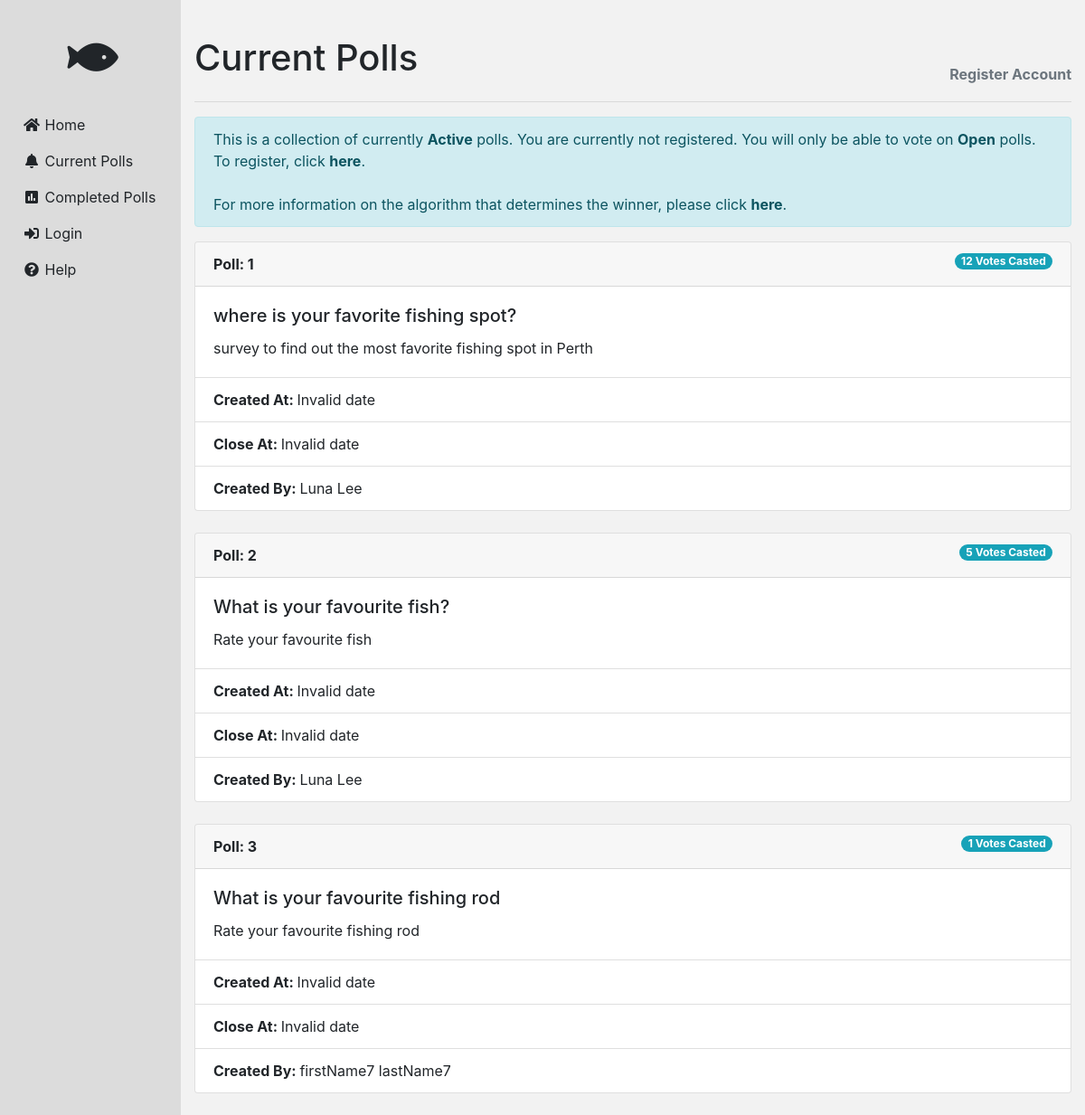
Page /current on the committed database.
### app/models.py (models this page shows, shortened)
class PaginatedAPIMixin(object):
    @staticmethod
    def to_collection_dict(query, page, per_page, endpoint, **kwargs):
        resources = query.paginate(page, per_page, False)
        data = {
            'items': [item.to_dict() for item in resources.items],
            '_meta': {
                'page': page,
                'per_page': per_page,
                'total_pages': resources.pages,
                'total_items': resources.total
            },
            '_links': {
                'self': url_for(endpoint, page=page, per_page=per_page,
                                **kwargs),
                'next': url_for(endpoint, page=page + 1, per_page=per_page,
                                **kwargs) if resources.has_next else None,
                'prev': url_for(endpoint, page=page - 1, per_page=per_page,
                                **kwargs) if resources.has_prev else None
            }
        }
        return data

class Poll(PaginatedAPIMixin, db.Model):
    __tablename__ = 'polls'
    __table_args__ = {'sqlite_autoincrement': True}
    pollId = db.Column(db.Integer, primary_key=True, autoincrement=True)
    title = db.Column(db.String(64), nullable=False, unique=True)
    description = db.Column(db.String(250))
    createdAt = db.Column(db.DateTime)
    lastModifiedAt = db.Column(db.DateTime)
    completedAt = db.Column(db.DateTime)
    orderCandidatesBy = db.Column(Enum('Desc', 'Acs', 'SpecialOrder'))
    minResponses = db.Column(db.Integer)
    openAt = db.Column(db.DateTime)
    closeAt = db.Column(db.DateTime)
    createdByUserId = db.Column(db.Integer, db.ForeignKey('users.userId'), nullable=False)
    isOpenPoll = db.Column(db.Boolean)
    isActive = db.Column(db.Boolean)
    class Candidate(db.Model):
        __tablename__ = 'candidates'
        __table_args__ = (
        db.UniqueConstraint('pollId', 'candidateDescription', name='unique_candidates'), {'sqlite_autoincrement': True})
        candidateId = db.Column(db.Integer, primary_key=True, autoincrement=True)
        candidateDescription = db.Column(db.String(128), nullable=False)
        displayOrder = db.Column(db.Integer)
        isActive = db.Column(db.Boolean)
        pollId = db.Column(db.Integer, db.ForeignKey('polls.pollId'), nullable=False)
    class Response(db.Model):
        __tablename__ = 'responses'
        __table_args__ = (db.UniqueConstraint('userId', 'pollId', 'candidateId', 'response', name='unique_resonses'),
                          {'sqlite_autoincrement': True})
        responseId = db.Column(db.Integer, primary_key=True, autoincrement=True)
        userId = db.Column(db.Integer, db.ForeignKey('users.userId'), nullable=False)
        pollId = db.Column(db.Integer, db.ForeignKey('polls.pollId'), nullable=False)
        candidateId = db.Column(db.Integer, db.ForeignKey('candidates.candidateId'), nullable=False)
        isActive = db.Column(db.Boolean)
        response = db.Column(db.Integer)
        createdAt = db.Column(db.DateTime)
    def howManyCandidates(self):
        if self.Candidate == None:
            return 0
        else:
            return len(self.Candidate)
    def howManyResponses(self):
        if self.Response == []:
            return 0
        elif self.Candidate == []:
            print('There is no candidate saved yet')
            return 0
        else:
            return int(len(self.Response) / self.howManyCandidates())
    def validate(self):
        if self.title and self.orderCandidatesBy and self.createdByUserId and self.howManyCandidates() > 0:
            return True
        else:
            return False
    def get_id(self):
        return (self.pollId)
    def to_dict(self):
        noCandidates = self.howManyCandidates()
        noResponses = self.howManyResponses()
        canlist = self.Candidate
        data = {
            'pollId': self.pollId,
            'title': self.title,
            'description': self.description,
            'createdAt': self.createdAt,
            'lastModifiedAt': self.lastModifiedAt,
            'completedAt': self.completedAt,
            'orderCandidatesBy': self.orderCandidatesBy,
            'minResponses': self.minResponses,
            'openAt': self.openAt,
            'closeAt': self.closeAt,
            'createdByUserId': self.createdByUserId,
            'isOpenPoll': self.isOpenPoll,
            'isActive': self.isActive,
            'noCandidates': noCandidates,
            'noResponses': noResponses,
            'candidates': [item.to_dict() for item in self.Candidate],
            'responses': [item.to_dict() for item in self.Response],
            'rawResult': self.get_rawResult(),
            'prefResult': self.get_prefResult()
        }
        return data
    def from_dict(self, data):
        for field in ['pollId', 'title', 'discription', 'lastModifiedAt', 'completedAt', 'orderCandidatesBy',
                      'minResponses', 'openAt', 'closeAt', 'createdByUserId', 'isOpenPoll', 'isActive']:
            if field in data:
                setattr(self, field, data[field])  ###############################################

class User(PaginatedAPIMixin, UserMixin, db.Model):
    __tablename__ = 'users'
    __table_args__ = {'sqlite_autoincrement': True}
    token = db.Column(db.String(32), index=True, unique=True)
    token_expiration = db.Column(db.DateTime)
    userId = db.Column(db.Integer, primary_key=True, autoincrement=True)
    firstName = db.Column(db.String(64), nullable=False)
    lastName = db.Column(db.String(64))
    username = db.Column(db.String(64), nullable=False, unique=True)
    pwdHash = db.Column(db.String(128))
    email = db.Column(db.String(128), nullable=False, unique=True)
    ad_street = db.Column(db.String(64))
    ad_suburb = db.Column(db.String(64))
    ad_state = db.Column(db.String(64))
    ad_country = db.Column(db.String(64), server_default="Australia")
    createdAt = db.Column(db.DateTime)
    lastModifiedAt = db.Column(db.DateTime)
    isActive = db.Column(db.Boolean)
    isAdmin = db.Column(db.Boolean)
    lastLogin = db.Column(db.DateTime)
    currentLogin = db.Column(db.DateTime)

### app/main/routes.py (the view)
@bp.route('/current', methods=['GET', 'POST'])
def current():
    polls=getCurrentPolls()
    users=getAllUsers()
    if current_user.is_authenticated:
        if current_user.isAdmin:
            polls=getCurrentPolls(isAdmin=True)
            users=getAllUsers()
            return render_template("current.html", title='Current Polls', polls=polls, users=users)
    return render_template("current.html", title='Current Polls', polls=polls, users=users)

### app/controllers.py (called while the page is built)
def getAllUsers():
    user = User.query.all()
    return user

def getCurrentPolls(isAdmin=False):
    if isAdmin:
        poll=Poll.query.filter_by(completedAt=None).all()
        noPoll=len(poll)
        for index in range(noPoll):
            poll[index].Candidate=Poll.Candidate.query.filter_by(pollId=poll[index].pollId).all()
            poll[index].Response=Poll.Response.query.filter_by(pollId=poll[index].pollId).all()
        return poll
    else:
        poll=Poll.query.filter_by(completedAt=None).filter_by(isActive=1).all()
        noPoll=len(poll)
        for index in range(noPoll):
            poll[index].Candidate=Poll.Candidate.query.filter_by(pollId=poll[index].pollId).all()
            poll[index].Response=Poll.Response.query.filter_by(pollId=poll[index].pollId).all()
        return poll

### app/templates/current.html (shortened to what this page needs)
{% extends "base.html" %}
{% block content %}
  <div class="alert alert-info" role="alert">
    This is a collection of currently <strong>Active</strong> polls.
    {% if current_user.is_anonymous %}
      You are currently not registered. You will only be able to vote on <strong>Open</strong> polls.
      To register, click <a style="color: #0c5460" href="{{ url_for('main.register') }}"><strong>here</strong></a>. <br>
      <br>For more information on the algorithm that determines the winner, please click
      <a style="color: #0c5460" href="{{ url_for('main.help') }}"><strong>here</strong></a>.
    {% else %}
      Click the <strong><i class="fa-fw fa fa-envelope"></i> Vote</strong> button to vote on a poll. <br> <br> For more
      information on the algorithm that determines the winner,
      please click <a style="color: #0c5460" href="{{ url_for('main.help') }}"><strong>here</strong></a>.
    {% endif %}
  </div>
  {% for poll in polls %}
    {% if poll.isActive %}
      <div class="card">
        <div class="card-header">
          <strong>Poll: {{ poll.get_id() }}</strong>
          <span style="float:right"
                class="badge badge-pill badge-info">{{ poll.howManyResponses() }} Votes Casted</span>
        </div>
        <div class="card-body">
          <h5 class="card-title">
            {{ poll.title }}
          </h5>
          {{ poll.description }}
        </div>
        <ul class="list-group list-group-flush">
          <li class="list-group-item"><strong>Created At: </strong><span class="modify-time">{{ poll.createdAt }}</span>
          </li>
          <li class="list-group-item"><strong>Close At: </strong><span class="modify-time">{{ poll.closeAt }}</span>
          </li>
          <li class="list-group-item"><strong>Created By: </strong>
            {% for user in users %}
              {% if user.userId == poll.createdByUserId %}
                {{ user.firstName }} {% if user.lastName %}{{ user.lastName }}{% endif %}
              {% endif %}
            {% endfor %}
          </li>
        </ul>
      </div>
      <br>
    {% endif %}
  {% endfor %}
{% endblock %}

### app/templates/base.html (shortened to what this page needs)
<html>
<head>
  {% include "components/imports.html" %}
</head>
<body>
<div class="container-fluid">
  <div class="row">
    {% include "components/sidebar.html" %}
    <div class="col-sm-10" style="color: #212529" id="main">
      {% include "components/header.html" %}
      {% block content %}{% endblock %}
    </div>
  </div>
</div>
</body>
</html>

### app/templates/components/imports.html (shortened to what this page needs)
  <link rel="stylesheet" href="https://maxcdn.bootstrapcdn.com/bootstrap/4.3.1/css/bootstrap.min.css">
  <link rel="stylesheet" href="https://use.fontawesome.com/releases/v5.8.1/css/all.css"
>
  <link rel="stylesheet" type="text/css" href="https://cdn.datatables.net/1.10.19/css/jquery.dataTables.min.css">
  <link rel="stylesheet" type="text/css" href="/static/css/base.css">
  <link rel="stylesheet" type="text/css" href="/static/css/profile.css">
  <link rel="stylesheet" type="text/css" href="/static/css/tabs.css">

### app/templates/components/sidebar.html
<div class="col-sm-2 px-1 sidebar">
  <div class="py-2 sticky-top">
    <div class="nav flex-sm-column sidebar" style="margin-left: 5px;">
      <i style="margin: 25px auto; font-size: 50px" class="navbar-brand fas fa-fish"></i>
      <a href="{{ url_for('main.index') }}" class="nav-link d-none d-sm-inline sidebar-button">
        <i class="fa-fw fa fa-home"></i>
        Home
      </a>
      <a href="{{ url_for('main.current') }}" class="nav-link sidebar-button">
        <i class="fa-fw fa fa-bell"></i>
        Current Polls
      </a>
      <a href="{{ url_for('main.completed') }}" class="nav-link sidebar-button">
        <i class="fa-fw fa fa-poll"></i>
        Completed Polls
      </a>
      {% if current_user.is_authenticated %}
        <a href="{{ url_for('main.create') }}" class="nav-link sidebar-button">
          <i class="fa-fw fa fa-plus"></i>
          Create Poll
        </a>
        {% if current_user.isAdmin == True %}
          <a href="{{ url_for('main.archive_poll') }}" class="nav-link sidebar-button">
            <i class="fa-fw fa fa-archive"></i>
            Archive Poll
          </a>
          <a href="{{ url_for('main.users') }}" class="nav-link sidebar-button">
            <i class="fa-fw fa fa-users"></i>
            Users
          </a>
        {% endif %}
        <a href="{{ url_for('main.profile') }}" class="nav-link sidebar-button">
          <i class="fa-fw fa fa-user"></i>
          My Profile
        </a>
        <a href="{{ url_for('auth.logout') }}" class="nav-link sidebar-button">
          <i class="fa-fw fa fa-sign-out-alt"></i>
          Log Out
        </a>
      {% else %}
        {% if current_user.is_anonymous %}
          <a href="{{ url_for('auth.login') }}" class="nav-link sidebar-button">
            <i class="fa-fw fa fa-sign-in-alt"></i>
            Login
          </a>
        {% endif %}
      {% endif %}
      <a href="{{ url_for('main.help') }}" class="nav-link sidebar-button">
        <i class="fa-fw fa fa-question-circle"></i>
        Help
      </a>
    </div>
  </div>
</div>

### app/templates/components/header.html (shortened to what this page needs)
<div style="margin-top: 20px; display: flex; justify-content: space-between">
  <h1 class="header-title" style="display:inline">
    {{ title }}
  </h1>
  <span style="margin-top: 50px;font-weight: bold;color:#6c757d">
    {% if current_user.is_anonymous %}
      <a class="register-button" href="{{ url_for('main.register') }}">Register Account</a>
    {% endif %}
  </span>
</div>
<hr>

### app/static/css/base.css (style rules this page uses)
.row { height: 100%; }
body { background-color: #f2f2f2; }
.sidebar-button { border-radius: 5px; color: #212529; text-decoration: none; transition: 0.3s; }
.register-button { color: #6c757d; }
.header-title { margin-top: 20px; }
.sidebar { background-color: #DCDCDC; }
.card { overflow: hidden; }

### rows in the picture
Poll: get_id "1", howManyResponses "12", title "where is your favorite fishing spot?", description "survey to find out the most favorite fishing spot in Perth"
User: firstName "Luna", lastName "Lee"
Poll: get_id "2", howManyResponses "5", title "What is your favourite fish?", description "Rate your favourite fish"
Poll: get_id "3", howManyResponses "1", title "What is your favourite fishing rod", description "Rate your favourite fishing rod"
User: firstName "firstName7", lastName "lastName7"

### other values in the picture
{{ title }} "Current Polls"
